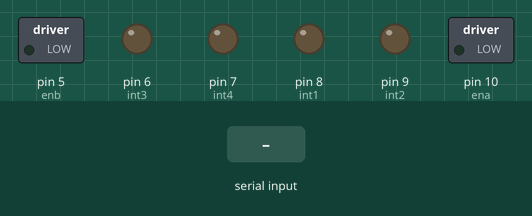
A sketch run on a simulated Arduino Uno, built with avr-gcc and run on an emulated ATmega328P. Shown: switched loads named in the sketch (green lamp = pin HIGH), output pins drawn as LEDs (lit = HIGH). The inputs (shaded band) are chosen by the test bench. What the sketch prints to the serial monitor is not drawn.

Above: at 1.2 s.
1.3 s: "F" received over Serial
At 2.1 s:
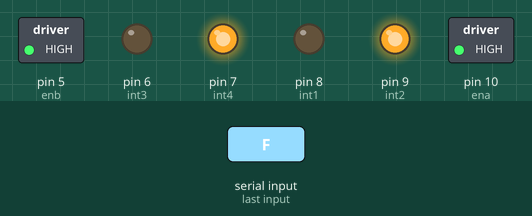
2.8 s: "B" received over Serial
At 3.2 s:
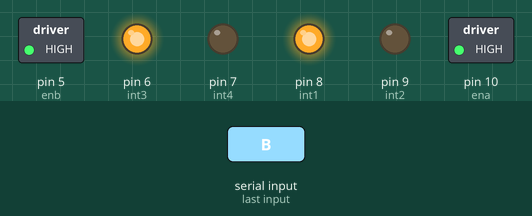
4.3 s: "L" received over Serial
At 5.5 s:
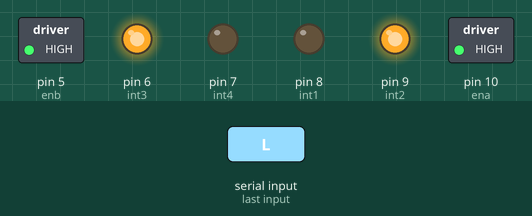
5.8 s: "R" received over Serial
At 6.7 s:
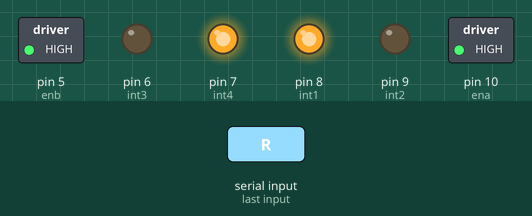
Timing chart, 0 to 8.3 s (numbered marks = the images above; inputs shaded):
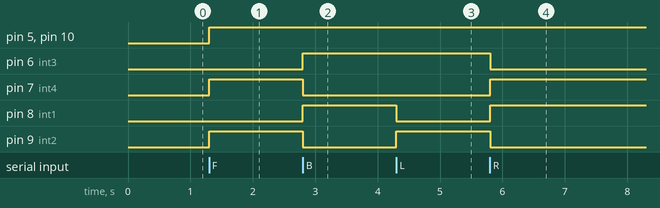

The sketch:

CONTROL_CARS_BLE.ino
```cpp
int int1 = 8;
int int2 = 9;
int ena = 10;

int int3 = 6;
int int4 = 7;
int enb = 5;

char data = "";

void setup() {
  pinMode(int1, OUTPUT);
  pinMode(int2, OUTPUT);
  pinMode(ena, OUTPUT);

  pinMode(int3, OUTPUT);
  pinMode(int4, OUTPUT);
  pinMode(enb, OUTPUT);

  Serial.begin(9600);
}

void loop() {
  if (Serial.available() > 0) {
    data = Serial.read();
    Serial.print(data);

    if (data == 'F') {
      // Move forward
      digitalWrite(int1, LOW);
      digitalWrite(int2, HIGH);
      analogWrite(ena, 255);

      digitalWrite(int3, LOW);
      digitalWrite(int4, HIGH);
      analogWrite(enb, 255);
    }
    else if (data == 'B') {
      // Move backward
      digitalWrite(int1, HIGH);
      digitalWrite(int2, LOW);
      analogWrite(ena, 255);

      digitalWrite(int3, HIGH);
      digitalWrite(int4, LOW);
      analogWrite(enb, 255);
    }
    else if (data == 'L') {
      // Turn left
      digitalWrite(int1, LOW);
      digitalWrite(int2, HIGH);
      analogWrite(ena, 255);

      digitalWrite(int3, HIGH);
      digitalWrite(int4, LOW);
      analogWrite(enb, 255);
    }
    else if (data == 'R') {
      // Turn right
      digitalWrite(int1, HIGH);
      digitalWrite(int2, LOW);
      analogWrite(ena, 255);

      digitalWrite(int3, LOW);
      digitalWrite(int4, HIGH);
      analogWrite(enb, 255);
    }
    else if (data == 'S') {
      // Stop the motor
      stopMotor();
    }
  }
}

void stopMotor() {
  digitalWrite(int1, LOW);
  digitalWrite(int2, LOW);
  analogWrite(ena, 0);

  digitalWrite(int3, LOW);
  digitalWrite(int4, LOW);
  analogWrite(enb, 0);
}

// int int1 = 8;
// int int2 = 9;
// int ena = 10;

// int int3 = 6;
// int int4 = 7;
// int enb = 5;

// char data = "";
// unsigned long startTime = 0;
// bool motorRunning = false;

// void setup() {
//   pinMode(int1, OUTPUT);
//   pinMode(int2, OUTPUT);
//   pinMode(ena, OUTPUT);

//   pinMode(int3, OUTPUT);
//   pinMode(int4, OUTPUT);
//   pinMode(enb, OUTPUT);

//   Serial.begin(9600);
// }

// void loop() {
//   if (Serial.available() > 0) {
//     data = Serial.read();
//     Serial.print(data);

//     if (data == '1' || data == '0') {
//       motorRunning = true;
//       startTime = millis();  // Record the time the motor starts running
//     }
//   }

//   if (motorRunning) {
//     if (data == '1') {
//       digitalWrite(int1, LOW);
//       digitalWrite(int2, HIGH);
//       analogWrite(ena, 255);

//       digitalWrite(int3, LOW);
//       digitalWrite(int4, HIGH);
//       analogWrite(enb, 255);
//     } else if (data == '0') {
//       digitalWrite(int1, HIGH);
//       digitalWrite(int2, LOW);
//       analogWrite(ena, 255);

//       digitalWrite(int3, HIGH);
//       digitalWrite(int4, LOW);
//       analogWrite(enb, 255);
//     }

//     // Check if 2 minutes (120,000 milliseconds) have passed
//     if (millis() - startTime >= 2000) {
//       stopMotor();  // Stop the motor after 2 minutes
//       motorRunning = false;
//     }
//   }
// }

// void stopMotor() {
//   digitalWrite(int1, LOW);
//   digitalWrite(int2, LOW);
//   analogWrite(ena, 0);

//   digitalWrite(int3, LOW);
//   digitalWrite(int4, LOW);
//   analogWrite(enb, 0);
// }


// int int1 = 8;
// int int2 = 9;
// int ena = 10;

// int int3 = 6;
// int int4 = 7;
// int enb = 5;

// // uint8_t led1 = 11;
// // uint8_t led2 = 12;
// char data = "";

// // void processReceivedData(String receivedData) {
// //   int commaIndex = receivedData.indexOf(',');

// //   if (commaIndex != -1) {
// //     String led1State = receivedData.substring(0, commaIndex);
// //     String led2State = receivedData.substring(commaIndex + 1);

// //     // Remove any leading/trailing spaces
// //     led1State.trim();
// //     led2State.trim();

// //     Serial.println(led1State);
// //     Serial.println(led2State);


// //     if (led1State == "1" && led2State == "0") {
// //       digitalWrite(led1, HIGH);
// //       digitalWrite(led2, LOW);
// //     }

// //     if (led1State == "0" && led2State == "1") {
// //       digitalWrite(led2, HIGH);
// //       digitalWrite(led1, LOW);
// //     }
// //   }
// // }

// void setup() {
//   pinMode(int1, OUTPUT);
//   pinMode(int2, OUTPUT);
//   pinMode(ena, OUTPUT);

//   pinMode(int3, OUTPUT);
//   pinMode(int4, OUTPUT);
//   pinMode(enb, OUTPUT);

//   Serial.begin(9600);
// }

// void loop() {
//   if (Serial.available() > 0) {
//     data = Serial.read();
//     Serial.print(data);
//   }

//   switch (data) {
//     case '1':
//       digitalWrite(int1, LOW);
//       digitalWrite(int2, HIGH);
//       analogWrite(ena, 255);

//       digitalWrite(int3, LOW);
//       digitalWrite(int4, HIGH);
//       analogWrite(enb, 255);

//       delay(1000);
//       break;

//     case '0':
//       digitalWrite(int1, HIGH);
//       digitalWrite(int2, LOW);
//       analogWrite(ena, 255);

//       digitalWrite(int3, HIGH);
//       digitalWrite(int4, LOW);
//       analogWrite(enb, 255);

//       delay(1000);
//       break;

//     default:
//       break;
//   }

//   // digitalWrite(int1, HIGH);
//   // digitalWrite(int2, LOW);
//   // analogWrite(ena, 255);

//   // digitalWrite(int3, HIGH);
//   // digitalWrite(int4, LOW);
//   // analogWrite(enb, 255);
//   // delay(4000);

//   // digitalWrite(int1, LOW);
//   // digitalWrite(int2, LOW);
//   // analogWrite(ena, 255);

//   // digitalWrite(int3, LOW);
//   // digitalWrite(int4, LOW);
//   // analogWrite(enb, 255);
//   // delay(4000);

//   // digitalWrite(int1, LOW);
//   // digitalWrite(int2, HIGH);
//   // analogWrite(ena, 255);

//   // digitalWrite(int3, LOW);
//   // digitalWrite(int4, HIGH);
//   // analogWrite(enb, 255);
//   // delay(4000);
// }
```

Measured:
- after the input at 1.3 s, pin 5 (enb), pin 7 (int4), pin 9 (int2), pin 10 (ena): LOW → HIGH at once
- after the input at 2.8 s, pin 6 (int3), pin 8 (int1): LOW → HIGH at once; pin 7 (int4), pin 9 (int2): HIGH → LOW at once
- after the input at 4.3 s, pin 8 (int1): HIGH → LOW at once; pin 9 (int2): LOW → HIGH at once
- after the input at 5.8 s, pin 6 (int3), pin 9 (int2): HIGH → LOW at once; pin 7 (int4), pin 8 (int1): LOW → HIGH at once
